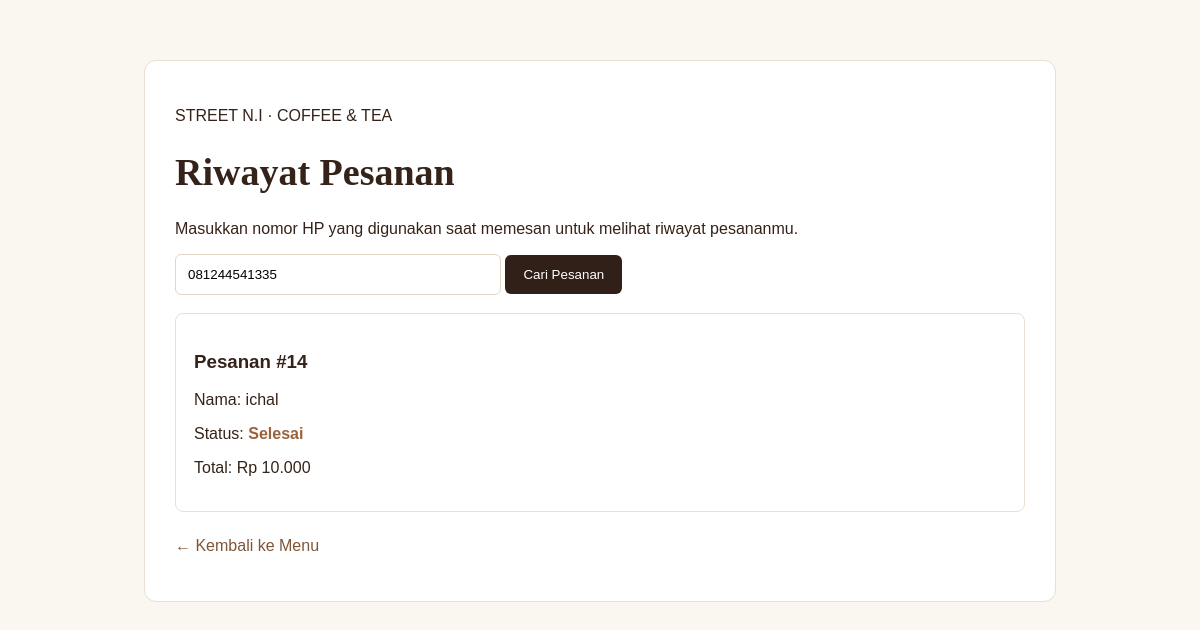
Screenshot of /riwayat_pesanan.php?no_hp=081244541335 with the database file from the repository.
### tables this page shows
CREATE TABLE `pesanan` (
  `id_pesanan` int(11) NOT NULL,
  `nama_pemesan` varchar(100) NOT NULL,
  `no_hp` varchar(20) NOT NULL,
  `catatan` text DEFAULT NULL,
  `tanggal_pesanan` datetime DEFAULT current_timestamp(),
  `total_harga` decimal(10,2) NOT NULL,
  `status_pesanan` varchar(30) DEFAULT 'Menunggu',
  `id_pelanggan` int(10) UNSIGNED DEFAULT NULL
);

### riwayat_pesanan.php (the view, shortened to what this page needs)
<?php
require_once __DIR__ . '/config/koneksi.php';
function h($nilai) {
    return htmlspecialchars((string)$nilai, ENT_QUOTES, 'UTF-8');
}
$nomor_hp = trim($_GET['no_hp'] ?? '');
$pesanan = [];
$error = '';
if ($nomor_hp !== '') {
    $stmt = $koneksi->prepare(
        "SELECT * FROM pesanan WHERE no_hp = ? ORDER BY id_pesanan DESC"
    );
    if ($stmt) {
        $stmt->bind_param("s", $nomor_hp);
        $stmt->execute();
        $hasil = $stmt->get_result();
        while ($baris = $hasil->fetch_assoc()) {
            $pesanan[] = $baris;
        }
    } else {
        $error = 'Riwayat gagal dimuat. Periksa struktur tabel pesanan.';
    }
}
?>
<!DOCTYPE html>
<html lang="id">
<head>
</head>
<body>
<div class="container">
    <p>STREET N.I · COFFEE &amp; TEA</p>
    <h1>Riwayat Pesanan</h1>
    <p>
        Masukkan nomor HP yang digunakan saat memesan
        untuk melihat riwayat pesananmu.
    </p>
    <form method="get" action="riwayat_pesanan.php">
        <input
            type="tel"
            name="no_hp"
            placeholder="Masukkan nomor HP"
            value="<?= h($nomor_hp) ?>"
            required
        >
        <button type="submit">Cari Pesanan</button>
    </form>
    <?php if ($error !== ''): ?>
        <p><?= h($error) ?></p>
    <?php elseif ($nomor_hp !== '' && empty($pesanan)): ?>
        <p>Pesanan tidak ditemukan. Periksa kembali nomor HP kamu.</p>
    <?php else: ?>
        <?php foreach ($pesanan as $item): ?>
            <div class="pesanan">
                <h3>
                    Pesanan #<?= h($item['id_pesanan'] ?? '-') ?>
                </h3>
                <p>
                    Nama:
                    <?= h($item['nama_pemesan'] ?? '-') ?>
                </p>
                <p>
                    Status:
                    <span class="status">
                        <?= h($item['status'] ?? $item['status_pesanan'] ?? 'Menunggu') ?>
                    </span>
                </p>
                <?php if (isset($item['total_harga'])): ?>
                    <p>
                        Total: Rp
                        <?= number_format(
                            (float)$item['total_harga'],
                            0, ',', '.'
                        ) ?>
                    </p>
                <?php endif; ?>
            </div>
        <?php endforeach; ?>
    <?php endif; ?>
    <p style="margin-top:25px">
        <a href="index.php#menu">← Kembali ke Menu</a>
    </p>
</div>
</body>
</html>

### riwayat_pesanan.php (style rules this page uses)
body { font-family: Arial, sans-serif; background: #faf6f0; color: #352218; margin: 0; padding: 30px 15px; }
.container { max-width: 850px; margin: 30px auto; background: white; padding: 30px; border: 1px solid #eadfd2; border-radius: 12px; }
h1 { font-family: Georgia, serif; font-size: 38px; }
input { padding: 12px; border: 1px solid #e5d5c5; border-radius: 6px; width: 60%; max-width: 300px; }
button { padding: 12px 18px; background: #302017; color: white; border: 0; border-radius: 6px; cursor: pointer; }
.pesanan { border: 1px solid #eadfd2; padding: 18px; border-radius: 8px; margin-top: 18px; overflow-wrap: anywhere; }
.status { color: #9a633c; font-weight: bold; }
a { color: #805637; text-decoration: none; }

### rows the page displays
pesanan: id_pesanan "14", nama_pemesan "ichal", status_pesanan "Selesai", total_harga "10.000"
